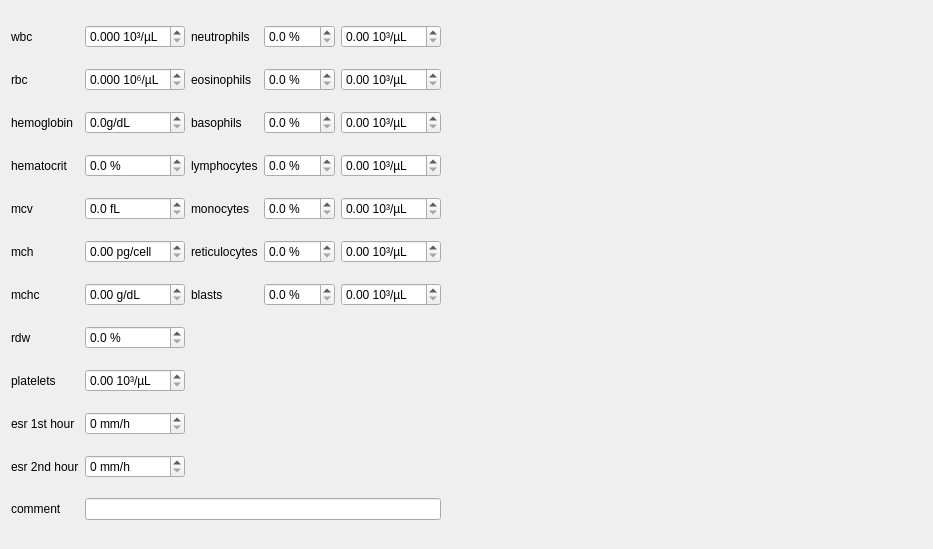
<?xml version="1.0" encoding="UTF-8"?>
<ui version="4.0">
 <class>LabTestsResults</class>
 <widget class="QWidget" name="LabTestsResults">
  <property name="geometry">
   <rect>
    <x>0</x>
    <y>0</y>
    <width>933</width>
    <height>549</height>
   </rect>
  </property>
  <property name="windowTitle">
   <string/>
  </property>
  <layout class="QGridLayout" name="gridLayout">
   <item row="1" column="4">
    <widget class="QDoubleSpinBox" name="eosinophilsDoubleSpinBox">
     <property name="maximumSize">
      <size>
       <width>100</width>
       <height>16777215</height>
      </size>
     </property>
     <property name="suffix">
      <string> 10³/µL</string>
     </property>
     <property name="maximum">
      <double>100000.000000000000000</double>
     </property>
    </widget>
   </item>
   <item row="1" column="1">
    <widget class="QDoubleSpinBox" name="rbcDoubleSpinBox">
     <property name="maximumSize">
      <size>
       <width>100</width>
       <height>16777215</height>
      </size>
     </property>
     <property name="suffix">
      <string> 10⁶/µL</string>
     </property>
     <property name="decimals">
      <number>3</number>
     </property>
     <property name="maximum">
      <double>1000000.000000000000000</double>
     </property>
    </widget>
   </item>
   <item row="3" column="1">
    <widget class="QDoubleSpinBox" name="hematocritDoubleSpinBox">
     <property name="maximumSize">
      <size>
       <width>100</width>
       <height>16777215</height>
      </size>
     </property>
     <property name="suffix">
      <string> %</string>
     </property>
     <property name="decimals">
      <number>1</number>
     </property>
    </widget>
   </item>
   <item row="6" column="2">
    <widget class="QLabel" name="blastsLabel">
     <property name="text">
      <string>blasts</string>
     </property>
    </widget>
   </item>
   <item row="0" column="2">
    <widget class="QLabel" name="neutrophilsLabel">
     <property name="sizePolicy">
      <sizepolicy hsizetype="Preferred" vsizetype="Preferred">
       <horstretch>0</horstretch>
       <verstretch>0</verstretch>
      </sizepolicy>
     </property>
     <property name="text">
      <string>neutrophils</string>
     </property>
    </widget>
   </item>
   <item row="3" column="0">
    <widget class="QLabel" name="hematocritLabel">
     <property name="sizePolicy">
      <sizepolicy hsizetype="Preferred" vsizetype="Preferred">
       <horstretch>0</horstretch>
       <verstretch>0</verstretch>
      </sizepolicy>
     </property>
     <property name="text">
      <string>hematocrit</string>
     </property>
    </widget>
   </item>
   <item row="5" column="3">
    <widget class="QDoubleSpinBox" name="reticulocytesPctDoubleSpinBox">
     <property name="maximumSize">
      <size>
       <width>100</width>
       <height>16777215</height>
      </size>
     </property>
     <property name="suffix">
      <string> %</string>
     </property>
     <property name="decimals">
      <number>1</number>
     </property>
    </widget>
   </item>
   <item row="2" column="4">
    <widget class="QDoubleSpinBox" name="basophilsDoubleSpinBox">
     <property name="maximumSize">
      <size>
       <width>100</width>
       <height>16777215</height>
      </size>
     </property>
     <property name="suffix">
      <string> 10³/µL</string>
     </property>
     <property name="maximum">
      <double>100000.000000000000000</double>
     </property>
    </widget>
   </item>
   <item row="2" column="1">
    <widget class="QDoubleSpinBox" name="hemoglobinDoubleSpinBox">
     <property name="maximumSize">
      <size>
       <width>100</width>
       <height>16777215</height>
      </size>
     </property>
     <property name="suffix">
      <string>g/dL</string>
     </property>
     <property name="decimals">
      <number>1</number>
     </property>
     <property name="maximum">
      <double>1000.000000000000000</double>
     </property>
    </widget>
   </item>
   <item row="4" column="3">
    <widget class="QDoubleSpinBox" name="monocytesPctDoubleSpinBox">
     <property name="maximumSize">
      <size>
       <width>100</width>
       <height>16777215</height>
      </size>
     </property>
     <property name="suffix">
      <string> %</string>
     </property>
     <property name="decimals">
      <number>1</number>
     </property>
    </widget>
   </item>
   <item row="3" column="4">
    <widget class="QDoubleSpinBox" name="lymphocytesDoubleSpinBox">
     <property name="maximumSize">
      <size>
       <width>100</width>
       <height>16777215</height>
      </size>
     </property>
     <property name="suffix">
      <string> 10³/µL</string>
     </property>
     <property name="maximum">
      <double>100000.000000000000000</double>
     </property>
    </widget>
   </item>
   <item row="11" column="0">
    <widget class="QLabel" name="cbcCommentLabel">
     <property name="text">
      <string>comment</string>
     </property>
    </widget>
   </item>
   <item row="2" column="3">
    <widget class="QDoubleSpinBox" name="basophilsPctDoubleSpinBox">
     <property name="maximumSize">
      <size>
       <width>100</width>
       <height>16777215</height>
      </size>
     </property>
     <property name="suffix">
      <string> %</string>
     </property>
     <property name="decimals">
      <number>1</number>
     </property>
    </widget>
   </item>
   <item row="1" column="0">
    <widget class="QLabel" name="rbcLabel">
     <property name="sizePolicy">
      <sizepolicy hsizetype="Preferred" vsizetype="Preferred">
       <horstretch>0</horstretch>
       <verstretch>0</verstretch>
      </sizepolicy>
     </property>
     <property name="text">
      <string>rbc</string>
     </property>
    </widget>
   </item>
   <item row="4" column="4">
    <widget class="QDoubleSpinBox" name="monocytesDoubleSpinBox">
     <property name="maximumSize">
      <size>
       <width>100</width>
       <height>16777215</height>
      </size>
     </property>
     <property name="suffix">
      <string> 10³/µL</string>
     </property>
     <property name="maximum">
      <double>100000.000000000000000</double>
     </property>
    </widget>
   </item>
   <item row="7" column="0">
    <widget class="QLabel" name="rdwLabel">
     <property name="text">
      <string>rdw</string>
     </property>
    </widget>
   </item>
   <item row="0" column="1">
    <widget class="QDoubleSpinBox" name="wbcDoubleSpinBox">
     <property name="maximumSize">
      <size>
       <width>100</width>
       <height>16777215</height>
      </size>
     </property>
     <property name="suffix">
      <string> 10³/µL</string>
     </property>
     <property name="decimals">
      <number>3</number>
     </property>
     <property name="maximum">
      <double>1000000.000000000000000</double>
     </property>
    </widget>
   </item>
   <item row="5" column="0">
    <widget class="QLabel" name="mchLabel">
     <property name="text">
      <string>mch</string>
     </property>
    </widget>
   </item>
   <item row="6" column="0">
    <widget class="QLabel" name="mchcLabel">
     <property name="text">
      <string>mchc</string>
     </property>
    </widget>
   </item>
   <item row="5" column="2">
    <widget class="QLabel" name="reticulocytesLabel">
     <property name="sizePolicy">
      <sizepolicy hsizetype="Preferred" vsizetype="Preferred">
       <horstretch>0</horstretch>
       <verstretch>0</verstretch>
      </sizepolicy>
     </property>
     <property name="text">
      <string>reticulocytes</string>
     </property>
    </widget>
   </item>
   <item row="10" column="0">
    <widget class="QLabel" name="esr2Label">
     <property name="sizePolicy">
      <sizepolicy hsizetype="Fixed" vsizetype="Preferred">
       <horstretch>0</horstretch>
       <verstretch>0</verstretch>
      </sizepolicy>
     </property>
     <property name="text">
      <string>esr 2nd hour</string>
     </property>
    </widget>
   </item>
   <item row="9" column="0">
    <widget class="QLabel" name="esr1Label">
     <property name="sizePolicy">
      <sizepolicy hsizetype="Fixed" vsizetype="Preferred">
       <horstretch>0</horstretch>
       <verstretch>0</verstretch>
      </sizepolicy>
     </property>
     <property name="text">
      <string>esr 1st hour</string>
     </property>
    </widget>
   </item>
   <item row="4" column="2">
    <widget class="QLabel" name="monocytesLabel">
     <property name="sizePolicy">
      <sizepolicy hsizetype="Preferred" vsizetype="Preferred">
       <horstretch>0</horstretch>
       <verstretch>0</verstretch>
      </sizepolicy>
     </property>
     <property name="text">
      <string>monocytes</string>
     </property>
    </widget>
   </item>
   <item row="4" column="0">
    <widget class="QLabel" name="mcvLabel">
     <property name="sizePolicy">
      <sizepolicy hsizetype="Preferred" vsizetype="Preferred">
       <horstretch>0</horstretch>
       <verstretch>0</verstretch>
      </sizepolicy>
     </property>
     <property name="text">
      <string>mcv</string>
     </property>
    </widget>
   </item>
   <item row="0" column="0">
    <widget class="QLabel" name="wbcLabel">
     <property name="sizePolicy">
      <sizepolicy hsizetype="Preferred" vsizetype="Preferred">
       <horstretch>0</horstretch>
       <verstretch>0</verstretch>
      </sizepolicy>
     </property>
     <property name="text">
      <string>wbc</string>
     </property>
    </widget>
   </item>
   <item row="2" column="0">
    <widget class="QLabel" name="hemoglobinLabel">
     <property name="text">
      <string>hemoglobin</string>
     </property>
    </widget>
   </item>
   <item row="0" column="3">
    <widget class="QDoubleSpinBox" name="neutrophilsPctDoubleSpinBox">
     <property name="maximumSize">
      <size>
       <width>100</width>
       <height>16777215</height>
      </size>
     </property>
     <property name="suffix">
      <string> %</string>
     </property>
     <property name="decimals">
      <number>1</number>
     </property>
    </widget>
   </item>
   <item row="8" column="1">
    <widget class="QDoubleSpinBox" name="plateletsDoubleSpinBox">
     <property name="maximumSize">
      <size>
       <width>100</width>
       <height>16777215</height>
      </size>
     </property>
     <property name="suffix">
      <string> 10³/µL</string>
     </property>
     <property name="maximum">
      <double>1000000.000000000000000</double>
     </property>
    </widget>
   </item>
   <item row="8" column="0">
    <widget class="QLabel" name="plateletsLabel">
     <property name="sizePolicy">
      <sizepolicy hsizetype="Preferred" vsizetype="Preferred">
       <horstretch>0</horstretch>
       <verstretch>0</verstretch>
      </sizepolicy>
     </property>
     <property name="text">
      <string>platelets</string>
     </property>
    </widget>
   </item>
   <item row="3" column="3">
    <widget class="QDoubleSpinBox" name="lymphocytesPctDoubleSpinBox">
     <property name="maximumSize">
      <size>
       <width>100</width>
       <height>16777215</height>
      </size>
     </property>
     <property name="suffix">
      <string> %</string>
     </property>
     <property name="decimals">
      <number>1</number>
     </property>
    </widget>
   </item>
   <item row="5" column="1">
    <widget class="QDoubleSpinBox" name="mchDoubleSpinBox">
     <property name="maximumSize">
      <size>
       <width>100</width>
       <height>16777215</height>
      </size>
     </property>
     <property name="suffix">
      <string> pg/cell</string>
     </property>
    </widget>
   </item>
   <item row="6" column="1">
    <widget class="QDoubleSpinBox" name="mchcDoubleSpinBox">
     <property name="maximumSize">
      <size>
       <width>100</width>
       <height>16777215</height>
      </size>
     </property>
     <property name="suffix">
      <string> g/dL</string>
     </property>
    </widget>
   </item>
   <item row="4" column="1">
    <widget class="QDoubleSpinBox" name="mcvDoubleSpinBox">
     <property name="maximumSize">
      <size>
       <width>100</width>
       <height>16777215</height>
      </size>
     </property>
     <property name="suffix">
      <string> fL</string>
     </property>
     <property name="decimals">
      <number>1</number>
     </property>
     <property name="maximum">
      <double>1000.000000000000000</double>
     </property>
    </widget>
   </item>
   <item row="1" column="2">
    <widget class="QLabel" name="eosinoLabel">
     <property name="sizePolicy">
      <sizepolicy hsizetype="Preferred" vsizetype="Preferred">
       <horstretch>0</horstretch>
       <verstretch>0</verstretch>
      </sizepolicy>
     </property>
     <property name="text">
      <string>eosinophils</string>
     </property>
    </widget>
   </item>
   <item row="10" column="1">
    <widget class="QDoubleSpinBox" name="esr2DoubleSpinBox">
     <property name="maximumSize">
      <size>
       <width>100</width>
       <height>16777215</height>
      </size>
     </property>
     <property name="suffix">
      <string> mm/h</string>
     </property>
     <property name="decimals">
      <number>0</number>
     </property>
     <property name="maximum">
      <double>10000.000000000000000</double>
     </property>
    </widget>
   </item>
   <item row="3" column="2">
    <widget class="QLabel" name="lymphocytesLabel">
     <property name="sizePolicy">
      <sizepolicy hsizetype="Preferred" vsizetype="Preferred">
       <horstretch>0</horstretch>
       <verstretch>0</verstretch>
      </sizepolicy>
     </property>
     <property name="text">
      <string>lymphocytes</string>
     </property>
    </widget>
   </item>
   <item row="6" column="3">
    <widget class="QDoubleSpinBox" name="blastsPctDoubleSpinBox">
     <property name="maximumSize">
      <size>
       <width>100</width>
       <height>16777215</height>
      </size>
     </property>
     <property name="suffix">
      <string> %</string>
     </property>
     <property name="decimals">
      <number>1</number>
     </property>
    </widget>
   </item>
   <item row="5" column="4">
    <widget class="QDoubleSpinBox" name="reticulocytesDoubleSpinBox">
     <property name="maximumSize">
      <size>
       <width>100</width>
       <height>16777215</height>
      </size>
     </property>
     <property name="suffix">
      <string> 10³/µL</string>
     </property>
     <property name="maximum">
      <double>100000.000000000000000</double>
     </property>
    </widget>
   </item>
   <item row="9" column="1">
    <widget class="QDoubleSpinBox" name="esr1DoubleSpinBox">
     <property name="maximumSize">
      <size>
       <width>100</width>
       <height>16777215</height>
      </size>
     </property>
     <property name="suffix">
      <string> mm/h</string>
     </property>
     <property name="decimals">
      <number>0</number>
     </property>
     <property name="maximum">
      <double>10000.000000000000000</double>
     </property>
    </widget>
   </item>
   <item row="7" column="1">
    <widget class="QDoubleSpinBox" name="rdwDoubleSpinBox">
     <property name="maximumSize">
      <size>
       <width>100</width>
       <height>16777215</height>
      </size>
     </property>
     <property name="suffix">
      <string> %</string>
     </property>
     <property name="decimals">
      <number>1</number>
     </property>
    </widget>
   </item>
   <item row="11" column="1" colspan="4">
    <widget class="QLineEdit" name="cbcCommentLineEdit"/>
   </item>
   <item row="2" column="2">
    <widget class="QLabel" name="basophilsLabel">
     <property name="sizePolicy">
      <sizepolicy hsizetype="Preferred" vsizetype="Preferred">
       <horstretch>0</horstretch>
       <verstretch>0</verstretch>
      </sizepolicy>
     </property>
     <property name="text">
      <string>basophils</string>
     </property>
    </widget>
   </item>
   <item row="6" column="4">
    <widget class="QDoubleSpinBox" name="blastsDoubleSpinBox">
     <property name="maximumSize">
      <size>
       <width>100</width>
       <height>16777215</height>
      </size>
     </property>
     <property name="suffix">
      <string> 10³/µL</string>
     </property>
     <property name="maximum">
      <double>100000.000000000000000</double>
     </property>
    </widget>
   </item>
   <item row="1" column="3">
    <widget class="QDoubleSpinBox" name="eosinophilsPctDoubleSpinBox">
     <property name="maximumSize">
      <size>
       <width>100</width>
       <height>16777215</height>
      </size>
     </property>
     <property name="suffix">
      <string> %</string>
     </property>
     <property name="decimals">
      <number>1</number>
     </property>
    </widget>
   </item>
   <item row="0" column="4">
    <widget class="QDoubleSpinBox" name="neutrophilsDoubleSpinBox">
     <property name="maximumSize">
      <size>
       <width>100</width>
       <height>16777215</height>
      </size>
     </property>
     <property name="suffix">
      <string> 10³/µL</string>
     </property>
     <property name="maximum">
      <double>100000.000000000000000</double>
     </property>
    </widget>
   </item>
   <item row="3" column="5">
    <spacer name="horizontalSpacer">
     <property name="orientation">
      <enum>Qt::Horizontal</enum>
     </property>
     <property name="sizeHint" stdset="0">
      <size>
       <width>40</width>
       <height>20</height>
      </size>
     </property>
    </spacer>
   </item>
  </layout>
 </widget>
 <resources/>
 <connections/>
</ui>
